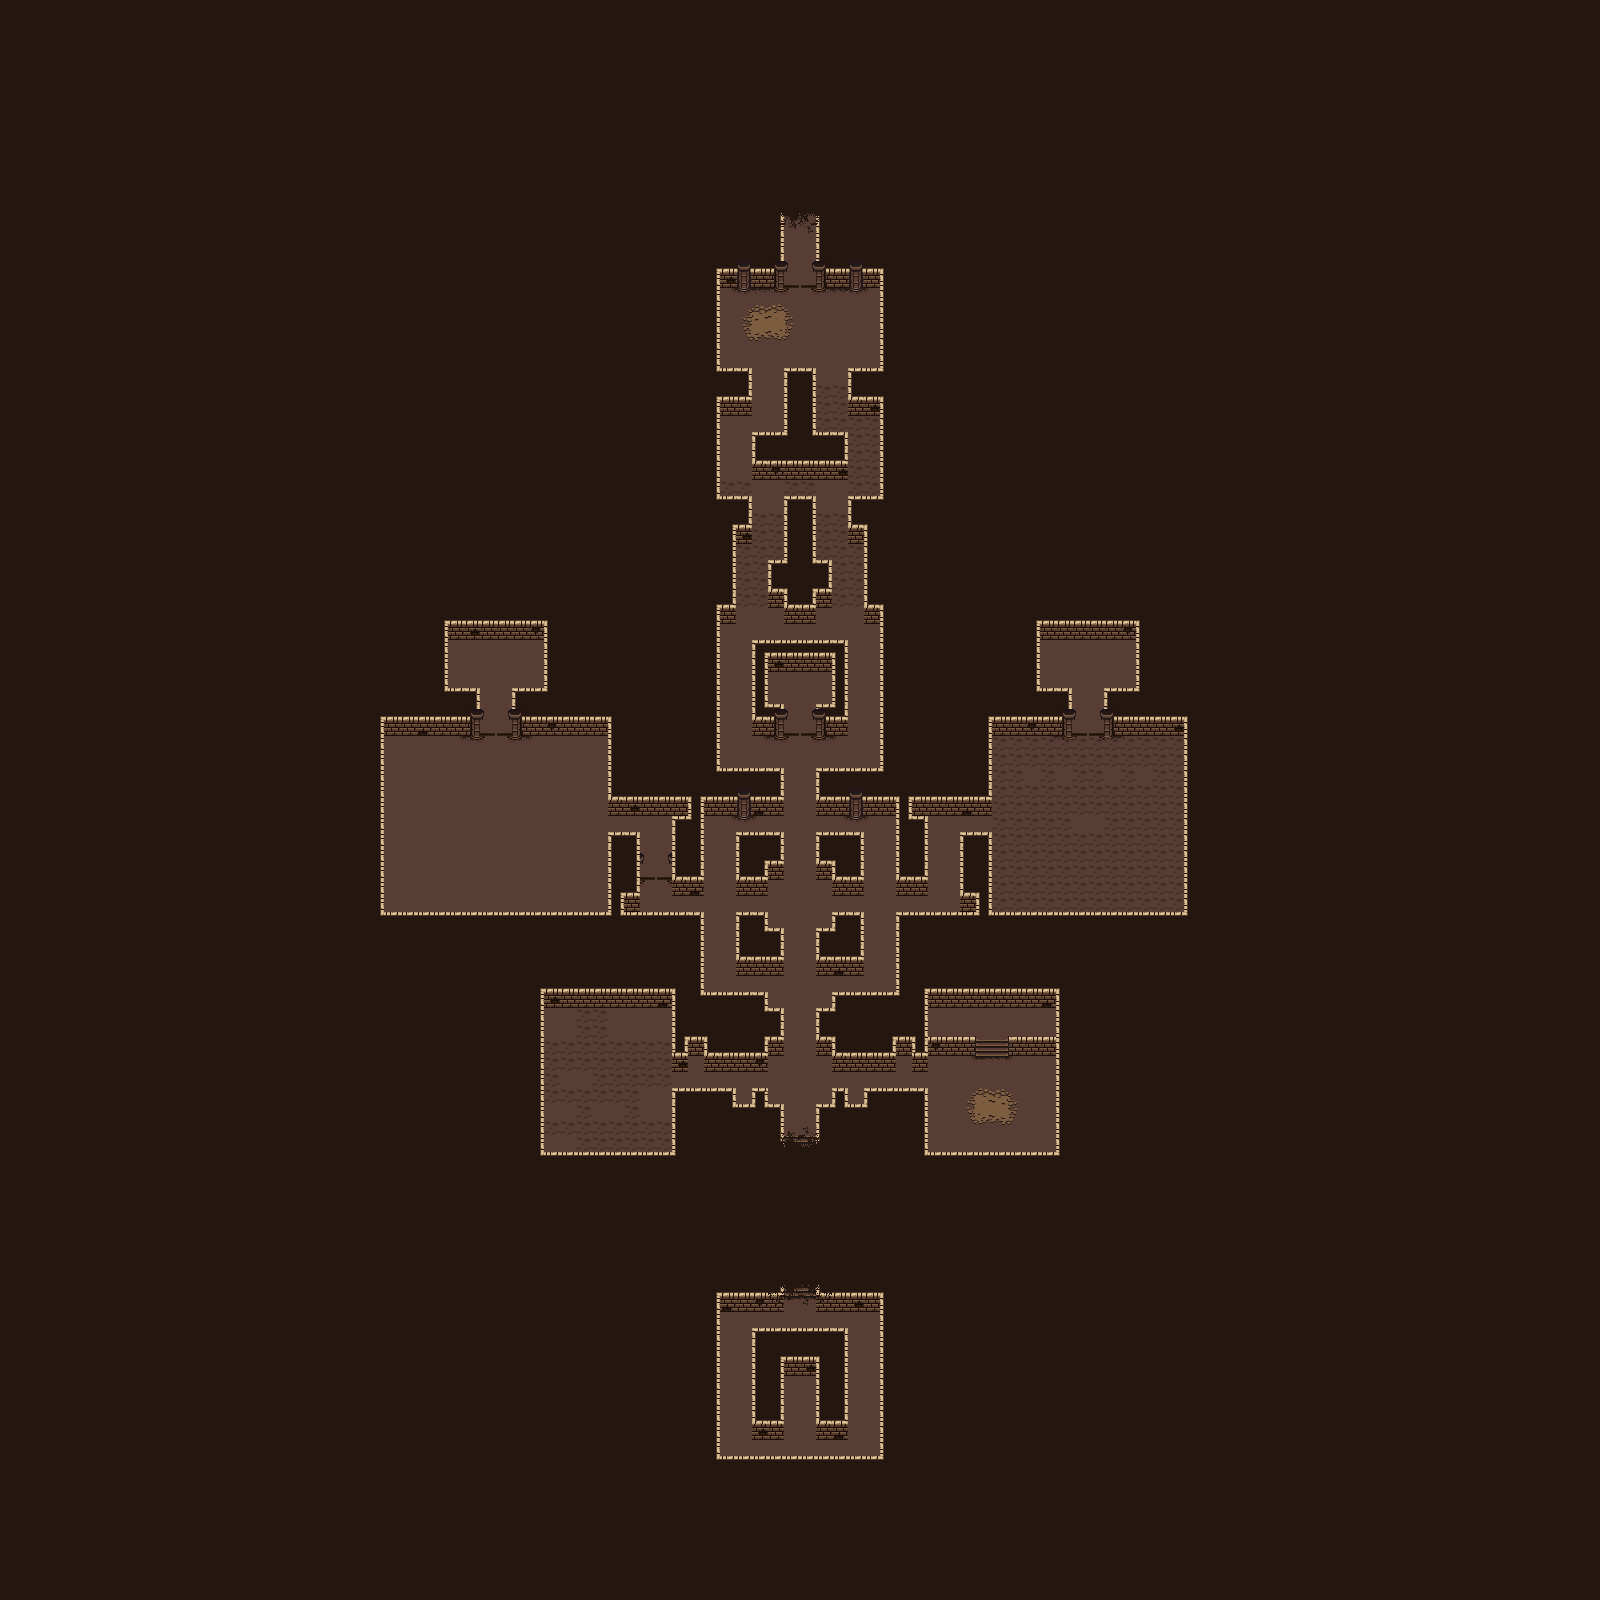

Rendered tile map (Tiled .tmx) drawn with the repository's tilesets; below, a short description and the map source with its tile grids summarised:
An orthogonal 100x100 tile map with 16x16 px tiles, 8 tile layers (background, floor, trapfloor, walls, ...), 1 hidden layer not drawn and 161 objects (19x room1Spike, 17x pillar, 15x torch, 6x room2Spike, 6x room2Spike1, ...).

<map version="1.0" tiledversion="1.1.5" orientation="orthogonal" renderorder="left-down" width="100" height="100" tilewidth="16" tileheight="16" infinite="0" nextobjectid="166">
 <tileset firstgid="1" source="../tilesets/PixelDungeonTileset.tsx" />
 <layer name="background" width="100" height="100">
  <data>[10000 cells, 10000 non-empty, 1 distinct tile ids]</data>
 </layer>
 <layer name="floorplan" width="100" height="100" visible="0">
  <data>[10000 cells, 956 non-empty, 1 distinct tile ids]</data>
 </layer>
 <layer name="floor" width="100" height="100">
  <data>[10000 cells, 1080 non-empty, 26 distinct tile ids]</data>
 </layer>
 <layer name="trapfloor" width="100" height="100">
  <data>[10000 cells, 260 non-empty, 2 distinct tile ids]</data>
 </layer>
 <layer name="walls" width="100" height="100">
  <data>[10000 cells, 178 non-empty, 10 distinct tile ids]</data>
 </layer>
 <layer name="wallTop1" width="100" height="100">
  <data>[10000 cells, 188 non-empty, 1 distinct tile ids]</data>
 </layer>
 <layer name="wallTop2" width="100" height="100">
  <data>[10000 cells, 612 non-empty, 8 distinct tile ids]</data>
 </layer>
 <layer name="wallTop3" width="100" height="100">
  <data>[10000 cells, 50 non-empty, 7 distinct tile ids]</data>
 </layer>
 <layer name="decoration" width="100" height="100">
  <data>[10000 cells, 72 non-empty, 5 distinct tile ids]</data>
 </layer>
 <objectgroup color="#ff9500" name="blocks" visible="0">
  <object id="83" name="puzzleController" x="488.5" y="832" width="15" height="6">
   <properties>
    <property name="entity" value="puzzleController" />
    <property name="puzzleName" value="simonSays_1" />
   </properties>
  </object>
  <object id="84" name="switch_1" x="408" y="784" width="8" height="6">
   <properties>
    <property name="entity" value="simonSaysSwitch" />
    <property name="puzzleName" value="simonSays_1" />
   </properties>
  </object>
  <object id="85" name="switch_2" x="440" y="784" width="8" height="6">
   <properties>
    <property name="entity" value="simonSaysSwitch" />
    <property name="puzzleName" value="simonSays_1" />
   </properties>
  </object>
  <object id="86" name="switch_3" x="472" y="784" width="8" height="6">
   <properties>
    <property name="entity" value="simonSaysSwitch" />
    <property name="puzzleName" value="simonSays_1" />
   </properties>
  </object>
  <object id="87" name="switch_4" x="512" y="784" width="8" height="6">
   <properties>
    <property name="entity" value="simonSaysSwitch" />
    <property name="puzzleName" value="simonSays_1" />
   </properties>
  </object>
  <object id="88" name="switch_5" x="544" y="784" width="8" height="6">
   <properties>
    <property name="entity" value="simonSaysSwitch" />
    <property name="puzzleName" value="simonSays_1" />
   </properties>
  </object>
  <object id="89" name="switch_6" x="576" y="784" width="8" height="6">
   <properties>
    <property name="entity" value="simonSaysSwitch" />
    <property name="puzzleName" value="simonSays_1" />
   </properties>
  </object>
  <object id="90" name="puzzleController" x="1080.5" y="821" width="15" height="6">
   <properties>
    <property name="entity" value="puzzleController" />
    <property name="puzzleName" value="simonSays_2" />
   </properties>
  </object>
  <object id="91" name="switch_4" x="1140" y="773" width="8" height="6">
   <properties>
    <property name="entity" value="simonSaysSwitch" />
    <property name="puzzleName" value="simonSays_2" />
   </properties>
  </object>
  <object id="92" name="switch_3" x="1108" y="773" width="8" height="6">
   <properties>
    <property name="entity" value="simonSaysSwitch" />
    <property name="puzzleName" value="simonSays_2" />
   </properties>
  </object>
  <object id="93" name="switch_2" x="1060" y="773" width="8" height="6">
   <properties>
    <property name="entity" value="simonSaysSwitch" />
    <property name="puzzleName" value="simonSays_2" />
   </properties>
  </object>
  <object id="94" name="switch_1" x="1028" y="773" width="8" height="6">
   <properties>
    <property name="entity" value="simonSaysSwitch" />
    <property name="puzzleName" value="simonSays_2" />
   </properties>
  </object>
  <object id="110" name="chest_1" x="984" y="1011" width="16" height="8">
   <properties>
    <property name="amount" type="int" value="250" />
    <property name="entity" value="chest" />
    <property name="item" value="coin" />
    <property name="locked" type="bool" value="true" />
    <property name="opened" type="bool" value="false" />
   </properties>
  </object>
  <object id="114" name="chest_2" x="1080" y="643" width="16" height="8">
   <properties>
    <property name="amount" type="int" value="1" />
    <property name="entity" value="chest" />
    <property name="item" value="doorKey" />
    <property name="locked" type="bool" value="false" />
    <property name="opened" type="bool" value="false" />
   </properties>
  </object>
  <object id="115" name="chest_3" x="488" y="645" width="16" height="8">
   <properties>
    <property name="amount" type="int" value="1" />
    <property name="entity" value="chest" />
    <property name="item" value="chestKey" />
    <property name="locked" type="bool" value="false" />
    <property name="opened" type="bool" value="false" />
   </properties>
  </object>
  <object id="116" name="chest_4" x="648" y="1011" width="16" height="8">
   <properties>
    <property name="amount" type="int" value="100" />
    <property name="entity" value="chest" />
    <property name="item" value="coin" />
    <property name="locked" type="bool" value="false" />
    <property name="opened" type="bool" value="false" />
   </properties>
  </object>
  <object id="118" name="chest_5" x="760" y="401" width="16" height="8">
   <properties>
    <property name="amount" type="int" value="100" />
    <property name="entity" value="chest" />
    <property name="item" value="coin" />
    <property name="locked" type="bool" value="false" />
    <property name="opened" type="bool" value="false" />
   </properties>
  </object>
  <object id="120" name="dungeon_chest" x="792" y="679" width="16" height="8">
   <properties>
    <property name="amount" type="int" value="1" />
    <property name="entity" value="chest" />
    <property name="item" value="dungeonKey" />
    <property name="locked" type="bool" value="false" />
    <property name="opened" type="bool" value="false" />
   </properties>
  </object>
  <object id="121" name="lever" x="627" y="916" width="10" height="8">
   <properties>
    <property name="entity" value="lever" />
    <property name="target" value="mechanicDoor_1" />
    <property name="trigger" type="bool" value="true" />
   </properties>
  </object>
  <object id="122" name="pillar" x="1049" y="652" width="14" height="8">
   <properties>
    <property name="entity" value="pillar" />
   </properties>
  </object>
  <object id="123" name="pillar" x="1113" y="652" width="14" height="8">
   <properties>
    <property name="entity" value="pillar" />
   </properties>
  </object>
  <object id="124" name="pillar" x="1033" y="1148" width="14" height="8">
   <properties>
    <property name="entity" value="pillar" />
   </properties>
  </object>
  </objectgroup>
 <objectgroup color="#ff0000" name="traps" visible="0">
  <properties>
   <property name="entity" value="trapRoom" />
  </properties>
  <!-- 78 objects omitted --></objectgroup>
 <objectgroup color="#002eff" name="doors">
  <!-- 18 objects omitted --></objectgroup>
 <objectgroup color="#2ecbbe" name="collision" visible="0">
  <!-- 9 objects omitted --></objectgroup>
 <objectgroup color="#ffffff" name="points" visible="0">
  <!-- 2 objects omitted --></objectgroup>
 <objectgroup color="#04ff00" name="puzzle" visible="0">
  <!-- 2 objects omitted --></objectgroup>
</map>
<!-- 139 of 161 objects omitted -->
